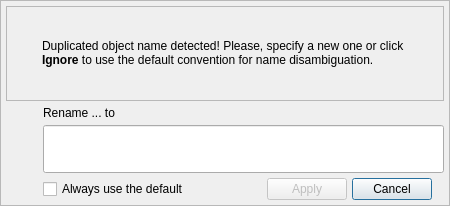
<?xml version="1.0" encoding="UTF-8"?>
<ui version="4.0">
 <class>ObjectRenameWidget</class>
 <widget class="QDialog" name="ObjectRenameWidget">
  <property name="windowModality">
   <enum>Qt::WindowModality::ApplicationModal</enum>
  </property>
  <property name="geometry">
   <rect>
    <x>0</x>
    <y>0</y>
    <width>450</width>
    <height>206</height>
   </rect>
  </property>
  <property name="sizePolicy">
   <sizepolicy hsizetype="Preferred" vsizetype="Fixed">
    <horstretch>0</horstretch>
    <verstretch>0</verstretch>
   </sizepolicy>
  </property>
  <property name="minimumSize">
   <size>
    <width>450</width>
    <height>0</height>
   </size>
  </property>
  <property name="windowTitle">
   <string>Form</string>
  </property>
  <property name="autoFillBackground">
   <bool>false</bool>
  </property>
  <property name="styleSheet">
   <string notr="true"/>
  </property>
  <property name="modal">
   <bool>true</bool>
  </property>
  <layout class="QVBoxLayout" name="verticalLayout_3">
   <property name="spacing">
    <number>5</number>
   </property>
   <property name="leftMargin">
    <number>0</number>
   </property>
   <property name="topMargin">
    <number>0</number>
   </property>
   <property name="rightMargin">
    <number>0</number>
   </property>
   <property name="bottomMargin">
    <number>0</number>
   </property>
   <item>
    <widget class="QFrame" name="frm">
     <property name="sizePolicy">
      <sizepolicy hsizetype="Preferred" vsizetype="Preferred">
       <horstretch>0</horstretch>
       <verstretch>0</verstretch>
      </sizepolicy>
     </property>
     <property name="minimumSize">
      <size>
       <width>0</width>
       <height>0</height>
      </size>
     </property>
     <property name="maximumSize">
      <size>
       <width>16777215</width>
       <height>16777215</height>
      </size>
     </property>
     <property name="autoFillBackground">
      <bool>false</bool>
     </property>
     <property name="frameShape">
      <enum>QFrame::Shape::StyledPanel</enum>
     </property>
     <property name="frameShadow">
      <enum>QFrame::Shadow::Raised</enum>
     </property>
     <layout class="QGridLayout" name="gridLayout_3">
      <property name="leftMargin">
       <number>5</number>
      </property>
      <property name="topMargin">
       <number>5</number>
      </property>
      <property name="rightMargin">
       <number>5</number>
      </property>
      <property name="bottomMargin">
       <number>5</number>
      </property>
      <property name="spacing">
       <number>5</number>
      </property>
      <item row="0" column="0">
       <widget class="QFrame" name="alert_frm">
        <property name="sizePolicy">
         <sizepolicy hsizetype="Preferred" vsizetype="Preferred">
          <horstretch>0</horstretch>
          <verstretch>0</verstretch>
         </sizepolicy>
        </property>
        <property name="minimumSize">
         <size>
          <width>0</width>
          <height>0</height>
         </size>
        </property>
        <property name="maximumSize">
         <size>
          <width>16777215</width>
          <height>16777215</height>
         </size>
        </property>
        <property name="frameShape">
         <enum>QFrame::Shape::StyledPanel</enum>
        </property>
        <property name="frameShadow">
         <enum>QFrame::Shadow::Raised</enum>
        </property>
        <layout class="QGridLayout" name="gridLayout_4">
         <property name="leftMargin">
          <number>5</number>
         </property>
         <property name="topMargin">
          <number>5</number>
         </property>
         <property name="rightMargin">
          <number>5</number>
         </property>
         <property name="bottomMargin">
          <number>5</number>
         </property>
         <property name="spacing">
          <number>5</number>
         </property>
         <item row="0" column="1">
          <widget class="QLabel" name="message_lbl">
           <property name="sizePolicy">
            <sizepolicy hsizetype="Preferred" vsizetype="Preferred">
             <horstretch>0</horstretch>
             <verstretch>0</verstretch>
            </sizepolicy>
           </property>
           <property name="font">
            <font>
             <bold>false</bold>
             <underline>false</underline>
             <strikeout>false</strikeout>
             <kerning>true</kerning>
            </font>
           </property>
           <property name="text">
            <string>Duplicated object name detected! Please, specify a new one or click &lt;strong&gt;Ignore&lt;/strong&gt; to use the default convention for name disambiguation.</string>
           </property>
           <property name="wordWrap">
            <bool>true</bool>
           </property>
          </widget>
         </item>
         <item row="0" column="0">
          <widget class="QLabel" name="icon_lbl">
           <property name="minimumSize">
            <size>
             <width>25</width>
             <height>25</height>
            </size>
           </property>
           <property name="maximumSize">
            <size>
             <width>25</width>
             <height>25</height>
            </size>
           </property>
           <property name="text">
            <string/>
           </property>
           <property name="textFormat">
            <enum>Qt::TextFormat::AutoText</enum>
           </property>
           <property name="pixmap">
            <pixmap resource="../../res/resources.qrc">:/icons/icons/alert.png</pixmap>
           </property>
           <property name="scaledContents">
            <bool>true</bool>
           </property>
          </widget>
         </item>
        </layout>
       </widget>
      </item>
      <item row="1" column="0">
       <layout class="QGridLayout" name="gridLayout_2">
        <property name="spacing">
         <number>5</number>
        </property>
        <item row="1" column="0">
         <layout class="QVBoxLayout" name="verticalLayout">
          <item>
           <widget class="QLabel" name="obj_icon_lbl">
            <property name="minimumSize">
             <size>
              <width>32</width>
              <height>32</height>
             </size>
            </property>
            <property name="maximumSize">
             <size>
              <width>32</width>
              <height>32</height>
             </size>
            </property>
            <property name="frameShape">
             <enum>QFrame::Shape::NoFrame</enum>
            </property>
            <property name="frameShadow">
             <enum>QFrame::Shadow::Plain</enum>
            </property>
            <property name="text">
             <string/>
            </property>
            <property name="scaledContents">
             <bool>true</bool>
            </property>
            <property name="alignment">
             <set>Qt::AlignmentFlag::AlignLeading|Qt::AlignmentFlag::AlignLeft|Qt::AlignmentFlag::AlignVCenter</set>
            </property>
           </widget>
          </item>
          <item>
           <spacer name="verticalSpacer">
            <property name="orientation">
             <enum>Qt::Orientation::Vertical</enum>
            </property>
            <property name="sizeType">
             <enum>QSizePolicy::Policy::Minimum</enum>
            </property>
            <property name="sizeHint" stdset="0">
             <size>
              <width>20</width>
              <height>40</height>
             </size>
            </property>
           </spacer>
          </item>
         </layout>
        </item>
        <item row="1" column="1">
         <layout class="QGridLayout" name="gridLayout">
          <item row="1" column="0">
           <widget class="QCheckBox" name="use_defaults_chk">
            <property name="sizePolicy">
             <sizepolicy hsizetype="Expanding" vsizetype="Fixed">
              <horstretch>0</horstretch>
              <verstretch>0</verstretch>
             </sizepolicy>
            </property>
            <property name="toolTip">
             <string>&lt;p&gt;Use the default name disambiguation convention the next time a name conflict is detected.&lt;/p&gt;</string>
            </property>
            <property name="text">
             <string>Always use the default</string>
            </property>
           </widget>
          </item>
          <item row="1" column="3">
           <widget class="QLabel" name="handle_lbl">
            <property name="maximumSize">
             <size>
              <width>7</width>
              <height>28</height>
             </size>
            </property>
            <property name="cursor">
             <cursorShape>SizeAllCursor</cursorShape>
            </property>
            <property name="text">
             <string/>
            </property>
            <property name="pixmap">
             <pixmap>:/quickedit/wgthandle.png</pixmap>
            </property>
            <property name="scaledContents">
             <bool>true</bool>
            </property>
           </widget>
          </item>
          <item row="0" column="0" colspan="4">
           <widget class="QLineEdit" name="new_name_edt">
            <property name="sizePolicy">
             <sizepolicy hsizetype="Expanding" vsizetype="Preferred">
              <horstretch>0</horstretch>
              <verstretch>0</verstretch>
             </sizepolicy>
            </property>
            <property name="clearButtonEnabled">
             <bool>true</bool>
            </property>
           </widget>
          </item>
          <item row="1" column="2">
           <widget class="QPushButton" name="cancel_btn">
            <property name="sizePolicy">
             <sizepolicy hsizetype="Fixed" vsizetype="Fixed">
              <horstretch>0</horstretch>
              <verstretch>0</verstretch>
             </sizepolicy>
            </property>
            <property name="toolTip">
             <string>Cancel</string>
            </property>
            <property name="text">
             <string>Cancel</string>
            </property>
            <property name="icon">
             <iconset resource="../../res/resources.qrc">
              <normaloff>:/icons/icons/close1.png</normaloff>:/icons/icons/close1.png</iconset>
            </property>
            <property name="iconSize">
             <size>
              <width>28</width>
              <height>28</height>
             </size>
            </property>
           </widget>
          </item>
          <item row="1" column="1">
           <widget class="QPushButton" name="apply_btn">
            <property name="enabled">
             <bool>false</bool>
            </property>
            <property name="sizePolicy">
             <sizepolicy hsizetype="Fixed" vsizetype="Fixed">
              <horstretch>0</horstretch>
              <verstretch>0</verstretch>
             </sizepolicy>
            </property>
            <property name="toolTip">
             <string>Rename</string>
            </property>
            <property name="text">
             <string>Apply</string>
            </property>
            <property name="icon">
             <iconset resource="../../res/resources.qrc">
              <normaloff>:/icons/icons/confirm.png</normaloff>:/icons/icons/confirm.png</iconset>
            </property>
            <property name="iconSize">
             <size>
              <width>28</width>
              <height>28</height>
             </size>
            </property>
           </widget>
          </item>
         </layout>
        </item>
        <item row="0" column="1">
         <layout class="QHBoxLayout" name="horizontalLayout">
          <property name="spacing">
           <number>5</number>
          </property>
          <item>
           <widget class="QLabel" name="rename_lbl">
            <property name="sizePolicy">
             <sizepolicy hsizetype="Expanding" vsizetype="Fixed">
              <horstretch>0</horstretch>
              <verstretch>0</verstretch>
             </sizepolicy>
            </property>
            <property name="text">
             <string>Rename ... to</string>
            </property>
           </widget>
          </item>
         </layout>
        </item>
       </layout>
      </item>
     </layout>
    </widget>
   </item>
  </layout>
 </widget>
 <resources>
  <include location="../../res/resources.qrc"/>
 </resources>
 <connections/>
</ui>
